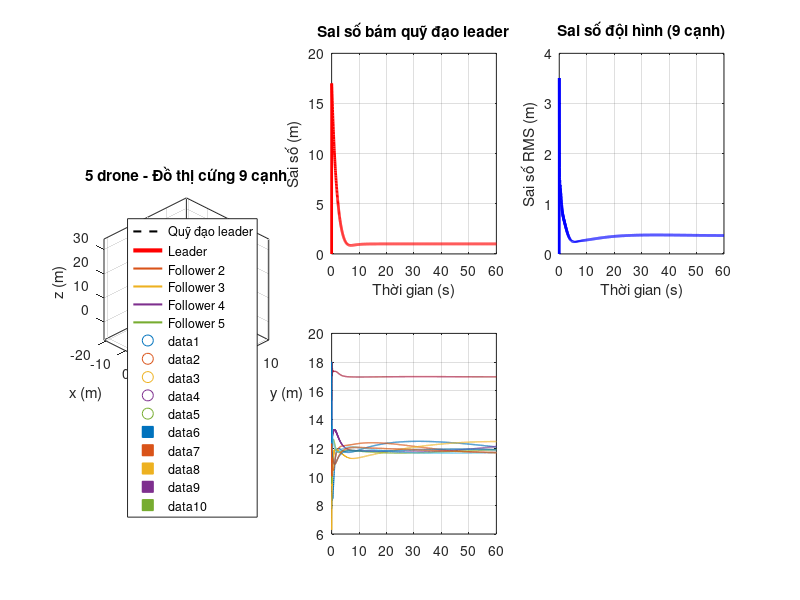

Write MATLAB code to recreate this figure. (Note: this script raises an error after producing the figure.)
%% MÔ PHỎNG 5 DRONE - ĐỒ THỊ CỨNG 9 CẠNH
clear; clc; close all;

%% ========================================================================
%  1. THAM SỐ
%% ========================================================================
n_drones = 5;
dim = 3;
dt = 0.02;
T = 60;
t = 0:dt:T;
n_steps = length(t);

% Tham số điều khiển
alpha = 1;
beta_leader = 100;
beta = 50.0;
gamma_leader = 50.0;

% Quỹ đạo hình tròn cho leader
R = 15;
h = 8;
vz = 0.5;
omega = 0.2;

%% ========================================================================
%  2. ĐỘI HÌNH MONG MUỐN
%% ========================================================================
% Drone 1 (leader) ở đỉnh, 4 followers ở đáy hình vuông
L = 6;       % khoảng cách từ tâm đáy đến các góc
H = 8;       % chiều cao của hình chóp

% Vị trí mong muốn so với leader
p_rel_star = zeros(dim, n_drones);
p_rel_star(:,1) = [0; 0; 0];           % leader ở đỉnh
p_rel_star(:,2) = [L; L; -H];          % follower 2
p_rel_star(:,3) = [L; -L; -H];         % follower 3
p_rel_star(:,4) = [-L; L; -H];         % follower 4
p_rel_star(:,5) = [-L; -L; -H];        % follower 5

%% ========================================================================
%  3. ĐỒ THỊ CỨNG 9 CẠNH (3n-6 = 9)
%% ========================================================================
edges = [1 2; 1 3; 1 4; 1 5;   % leader với all followers (4 cạnh)
         2 3; 2 4; 3 4;         % tam giác giữa 2,3,4 (3 cạnh)
         3 5; 4 5];             % nối 5 với 3 và 4 (2 cạnh)

m = size(edges, 1);
fprintf('Số cạnh: %d (yêu cầu tối thiểu: %d)\n', m, 3*n_drones-6);

% Kiểm tra
if m < 3*n_drones-6
    warning('Đồ thị không đủ cứng! Cần %d cạnh, chỉ có %d', 3*n_drones-6, m);
else
    fprintf('Đồ thị đủ cứng trong 3D\n');
end

% Danh sách neighbors
neighbors = cell(n_drones, 1);
for i = 1:n_drones
    neighbors{i} = [];
    for e = 1:m
        if edges(e,1) == i
            neighbors{i} = [neighbors{i}, edges(e,2)];
        elseif edges(e,2) == i
            neighbors{i} = [neighbors{i}, edges(e,1)];
        end
    end
    neighbors{i} = sort(unique(neighbors{i}));
    fprintf('Drone %d neighbors: ', i);
    fprintf('%d ', neighbors{i});
    fprintf('\n');
end

% Tính khoảng cách mong muốn
d_star = zeros(m, 1);
fprintf('\n=== KHOẢNG CÁCH MONG MUỐN ===\n');
for e = 1:m
    i = edges(e,1); j = edges(e,2);
    d_star(e) = norm(p_rel_star(:,i) - p_rel_star(:,j));
    fprintf('  d%d%d* = %.2f m\n', i, j, d_star(e));
end

%% ========================================================================
%  4. KHỞI TẠO
%% ========================================================================
P = zeros(dim, n_drones, n_steps);
V = zeros(dim, n_drones, n_steps);

% Leader bắt đầu tại gốc
P(:,1,1) = [0; 0; h];

% Followers bắt đầu lệch
for i = 2:n_drones
    P(:,i,1) = P(:,1,1) + p_rel_star(:,i) + 3*randn(3,1);
end
V(:,:,1) = zeros(dim, n_drones);

%% ========================================================================
%  5. VÒNG LẶP MÔ PHỎNG
%% ========================================================================
fprintf('\n=== BẮT ĐẦU MÔ PHỎNG ===\n');

formation_error = zeros(n_steps, 1);
leader_error = zeros(n_steps, 1);

for k = 1:n_steps-1
    p_curr = P(:,:,k);
    v_curr = V(:,:,k);
    
    % =====================================================================
    %  LEADER (Drone 1)
    % =====================================================================
    i = 1;
    p_ref = [R*cos(omega*t(k)); R*sin(omega*t(k)); vz*t(k)];
    v_ref = [-R*omega*sin(omega*t(k)); R*omega*cos(omega*t(k)); 0];
    u_leader = -gamma_leader * (p_curr(:,i) - p_ref) - beta_leader * (v_curr(:,i) - v_ref);
    u(:,i) = u_leader;
    leader_error(k+1) = norm(p_curr(:,i) - p_ref);
    
    % =====================================================================
    %  FOLLOWERS (Drone 2-5)
    % =====================================================================
    for i = 2:n_drones
        u_dist = zeros(dim, 1);
        
        for j = neighbors{i}
            p_ij = p_curr(:,j) - p_curr(:,i);
            dij = norm(p_ij);
            
            if dij > 1e-6
                % Tìm chỉ số cạnh
                e_idx = 0;
                for e = 1:m
                    if (edges(e,1) == i && edges(e,2) == j) || ...
                       (edges(e,1) == j && edges(e,2) == i)
                        e_idx = e;
                        break;
                    end
                end
                
                if e_idx > 0
                    u_dist = u_dist + alpha*(dij^2 - d_star(e_idx)^2) * p_ij;
                end
            end
        end
        
        u_damp = -beta * v_curr(:,i);
        u(:,i) = u_dist + u_damp;
    end
    
    % Cập nhật
    V(:,:,k+1) = V(:,:,k) + u * dt;
    P(:,:,k+1) = P(:,:,k) + V(:,:,k) * dt;
    
    % Tính sai số đội hình (trên tất cả các cạnh)
    error_sum = 0;
    for e = 1:m
        i = edges(e,1); j = edges(e,2);
        dij = norm(P(:,i,k+1) - P(:,j,k+1));
        error_sum = error_sum + (dij - d_star(e))^2;
    end
    formation_error(k+1) = sqrt(error_sum / m);
    
    if mod(k, round(n_steps/10)) == 0
        fprintf('  t = %.1f s, leader error = %.3f m, form error = %.3f m\n', ...
            k*dt, leader_error(k), formation_error(k));
    end
end

fprintf('Mô phỏng hoàn tất!\n');
fprintf('Sai số cuối: leader = %.4f m, formation = %.4f m\n', ...
    leader_error(end), formation_error(end));

%% ========================================================================
%  6. VẼ KẾT QUẢ
%% ========================================================================
figure('Name', '5 Drone - Đồ thị cứng 9 cạnh', 'Position', [50, 50, 1400, 900]);

%% 6.1. Quỹ đạo 3D
subplot(2,3,[1,4]);
colors = lines(n_drones);
hold on; grid on; box on;

% Quỹ đạo tham chiếu của leader (hình tròn)
theta = 0:0.1:2*pi;
x_ref = R*cos(theta);
y_ref = R*sin(theta);
z_ref = h*ones(size(theta));
plot3(x_ref, y_ref, z_ref, 'k--', 'LineWidth', 1.5, 'DisplayName', 'Quỹ đạo leader');

% Quỹ đạo thực tế
for i = 1:n_drones
    if i == 1
        plot3(squeeze(P(1,i,:)), squeeze(P(2,i,:)), squeeze(P(3,i,:)), ...
            'Color', 'r', 'LineWidth', 3, 'DisplayName', 'Leader');
    else
        plot3(squeeze(P(1,i,:)), squeeze(P(2,i,:)), squeeze(P(3,i,:)), ...
            'Color', colors(i,:), 'LineWidth', 1.5, ...
            'DisplayName', sprintf('Follower %d', i));
    end
end

% Điểm đầu
for i = 1:n_drones
    plot3(P(1,i,1), P(2,i,1), P(3,i,1), 'o', 'Color', colors(i,:), ...
        'MarkerSize', 8, 'MarkerFaceColor', 'w');
end

% Điểm cuối
for i = 1:n_drones
    plot3(P(1,i,end), P(2,i,end), P(3,i,end), 's', 'Color', colors(i,:), ...
        'MarkerSize', 10, 'MarkerFaceColor', colors(i,:));
end

xlabel('x (m)'); ylabel('y (m)'); zlabel('z (m)');
title('5 drone - Đồ thị cứng 9 cạnh');
legend('Location', 'best');
view(45, 30); axis equal;

%% 6.2. Sai số leader
subplot(2,3,2);
plot(t, leader_error, 'r-', 'LineWidth', 2);
xlabel('Thời gian (s)'); ylabel('Sai số (m)');
title('Sai số bám quỹ đạo leader');
grid on;

%% 6.3. Sai số đội hình
subplot(2,3,3);
plot(t, formation_error, 'b-', 'LineWidth', 2);
xlabel('Thời gian (s)'); ylabel('Sai số RMS (m)');
title('Sai số đội hình (9 cạnh)');
grid on;

%% 6.4. Khoảng cách
subplot(2,3,5);
hold on; grid on; box on;

for e = 1:m
    i = edges(e,1); j = edges(e,2);
    dist = squeeze(sqrt(sum((P(:,i,:) - P(:,j,:)).^2, 1)));
    plot(t, dist(:), 'LineWidth', 1, 'DisplayName', sprintf('d_{%d%d}', i, j));
end

% Đường mong muốn
for e = 1:m
    yline(d_star(e), '--', 'Color', [0.5 0.5 0.5], 'LineWidth', 0.5);
end

xlabel('Thời gian (s)'); ylabel('Khoảng cách (m)');
title('Khoảng cách giữa các drone');
legend('Location', 'best', 'NumColumns', 2);

%% 6.5. Animation
subplot(2,3,6);
for k = 1:100:n_steps
    cla; hold on; grid on; box on;
    
    p_curr = P(:,:,k);
    
    % Vẽ leader
    plot3(p_curr(1,1), p_curr(2,1), p_curr(3,1), 'ro', ...
        'MarkerSize', 12, 'MarkerFaceColor', 'r');
    
    % Vẽ followers
    for i = 2:n_drones
        plot3(p_curr(1,i), p_curr(2,i), p_curr(3,i), 'o', ...
            'Color', colors(i,:), 'MarkerSize', 8, 'MarkerFaceColor', colors(i,:));
    end
    
    % Vẽ các cạnh
    for e = 1:m
        i = edges(e,1); j = edges(e,2);
        plot3([p_curr(1,i) p_curr(1,j)], [p_curr(2,i) p_curr(2,j)], ...
              [p_curr(3,i) p_curr(3,j)], 'g-', 'LineWidth', 1);
    end
    
    % Vẽ quỹ đạo tham chiếu
    theta = 0:0.1:2*pi;
    plot3(R*cos(theta), R*sin(theta), h*ones(size(theta)), 'k--');
    
    xlabel('x'); ylabel('y'); zlabel('z');
    title(sprintf('t = %.1f s', t(k)));
    xlim([-R-5, R+5]); ylim([-R-5, R+5]); zlim([0, 2*h]);
    view(45, 30);
    
    drawnow;
    pause(0.01);
end

sgtitle(sprintf('5 drone - %d cạnh (tối thiểu %d)', m, 3*n_drones-6), ...
    'FontSize', 14, 'FontWeight', 'bold');
